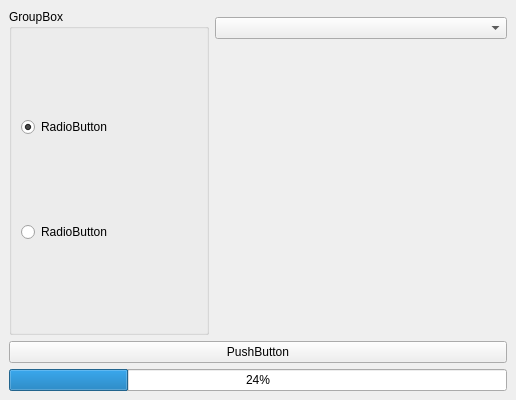
<?xml version="1.0" encoding="UTF-8"?>
<ui version="4.0">
 <class>MainWindow</class>
 <widget class="QMainWindow" name="MainWindow">
  <property name="geometry">
   <rect>
    <x>0</x>
    <y>0</y>
    <width>516</width>
    <height>400</height>
   </rect>
  </property>
  <property name="sizePolicy">
   <sizepolicy hsizetype="Expanding" vsizetype="Minimum">
    <horstretch>0</horstretch>
    <verstretch>0</verstretch>
   </sizepolicy>
  </property>
  <property name="maximumSize">
   <size>
    <width>800</width>
    <height>400</height>
   </size>
  </property>
  <property name="windowTitle">
   <string>MainWindow</string>
  </property>
  <widget class="QWidget" name="centralwidget">
   <layout class="QGridLayout" name="gridLayout_5">
    <item row="2" column="0" colspan="2">
     <layout class="QGridLayout" name="gridLayout_4">
      <item row="1" column="0">
       <widget class="QProgressBar" name="prb_sum">
        <property name="value">
         <number>24</number>
        </property>
       </widget>
      </item>
     </layout>
    </item>
    <item row="1" column="0" colspan="2">
     <layout class="QGridLayout" name="gridLayout_3">
      <item row="0" column="0">
       <widget class="QPushButton" name="pb_add">
        <property name="sizePolicy">
         <sizepolicy hsizetype="Expanding" vsizetype="Fixed">
          <horstretch>0</horstretch>
          <verstretch>0</verstretch>
         </sizepolicy>
        </property>
        <property name="text">
         <string>PushButton</string>
        </property>
        <property name="autoDefault">
         <bool>false</bool>
        </property>
        <property name="default">
         <bool>false</bool>
        </property>
       </widget>
      </item>
     </layout>
    </item>
    <item row="0" column="0">
     <layout class="QGridLayout" name="gridLayout">
      <item row="0" column="0">
       <widget class="QGroupBox" name="gb_choose">
        <property name="sizePolicy">
         <sizepolicy hsizetype="Minimum" vsizetype="Expanding">
          <horstretch>0</horstretch>
          <verstretch>0</verstretch>
         </sizepolicy>
        </property>
        <property name="minimumSize">
         <size>
          <width>200</width>
          <height>80</height>
         </size>
        </property>
        <property name="maximumSize">
         <size>
          <width>16777215</width>
          <height>16777215</height>
         </size>
        </property>
        <property name="title">
         <string>GroupBox</string>
        </property>
        <property name="checkable">
         <bool>false</bool>
        </property>
        <layout class="QVBoxLayout" name="verticalLayout_2">
         <item>
          <widget class="QRadioButton" name="rb_first">
           <property name="text">
            <string>RadioButton</string>
           </property>
           <property name="checked">
            <bool>true</bool>
           </property>
          </widget>
         </item>
         <item>
          <widget class="QRadioButton" name="rb_second">
           <property name="text">
            <string>RadioButton</string>
           </property>
           <property name="checked">
            <bool>false</bool>
           </property>
           <property name="autoExclusive">
            <bool>true</bool>
           </property>
          </widget>
         </item>
        </layout>
       </widget>
      </item>
     </layout>
    </item>
    <item row="0" column="1">
     <layout class="QGridLayout" name="gridLayout_2">
      <property name="bottomMargin">
       <number>0</number>
      </property>
      <item row="2" column="0">
       <spacer name="verticalSpacer">
        <property name="orientation">
         <enum>Qt::Vertical</enum>
        </property>
        <property name="sizeHint" stdset="0">
         <size>
          <width>20</width>
          <height>40</height>
         </size>
        </property>
       </spacer>
      </item>
      <item row="1" column="0">
       <widget class="QComboBox" name="cb_list">
        <property name="sizePolicy">
         <sizepolicy hsizetype="Expanding" vsizetype="Fixed">
          <horstretch>0</horstretch>
          <verstretch>0</verstretch>
         </sizepolicy>
        </property>
        <property name="minimumSize">
         <size>
          <width>200</width>
          <height>0</height>
         </size>
        </property>
       </widget>
      </item>
      <item row="0" column="0">
       <spacer name="verticalSpacer_2">
        <property name="orientation">
         <enum>Qt::Vertical</enum>
        </property>
        <property name="sizeType">
         <enum>QSizePolicy::Fixed</enum>
        </property>
        <property name="sizeHint" stdset="0">
         <size>
          <width>20</width>
          <height>8</height>
         </size>
        </property>
       </spacer>
      </item>
     </layout>
    </item>
   </layout>
  </widget>
 </widget>
 <resources/>
 <connections/>
</ui>
